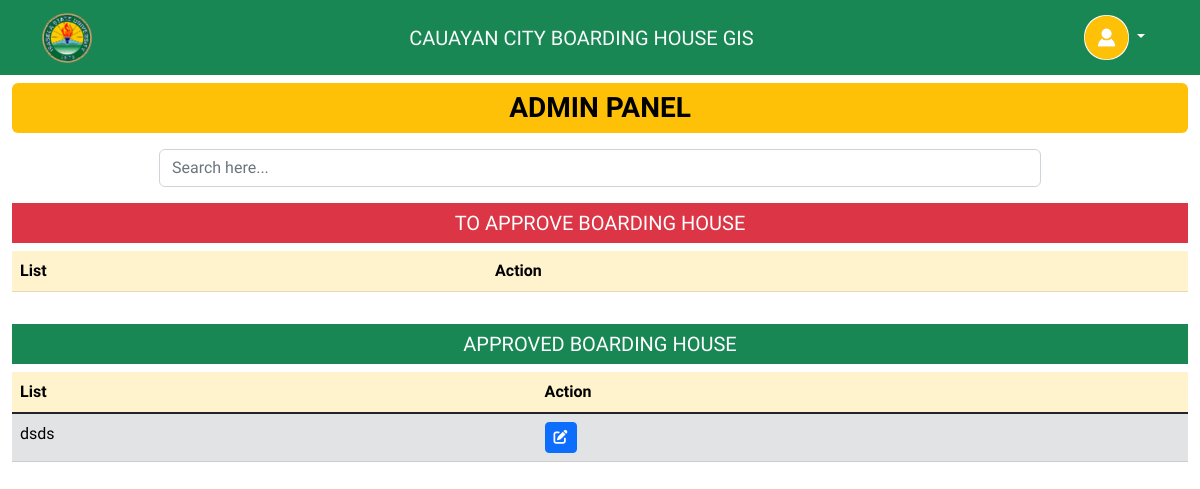
/admin-home (signed in), run on an earlier commit of the app's database.
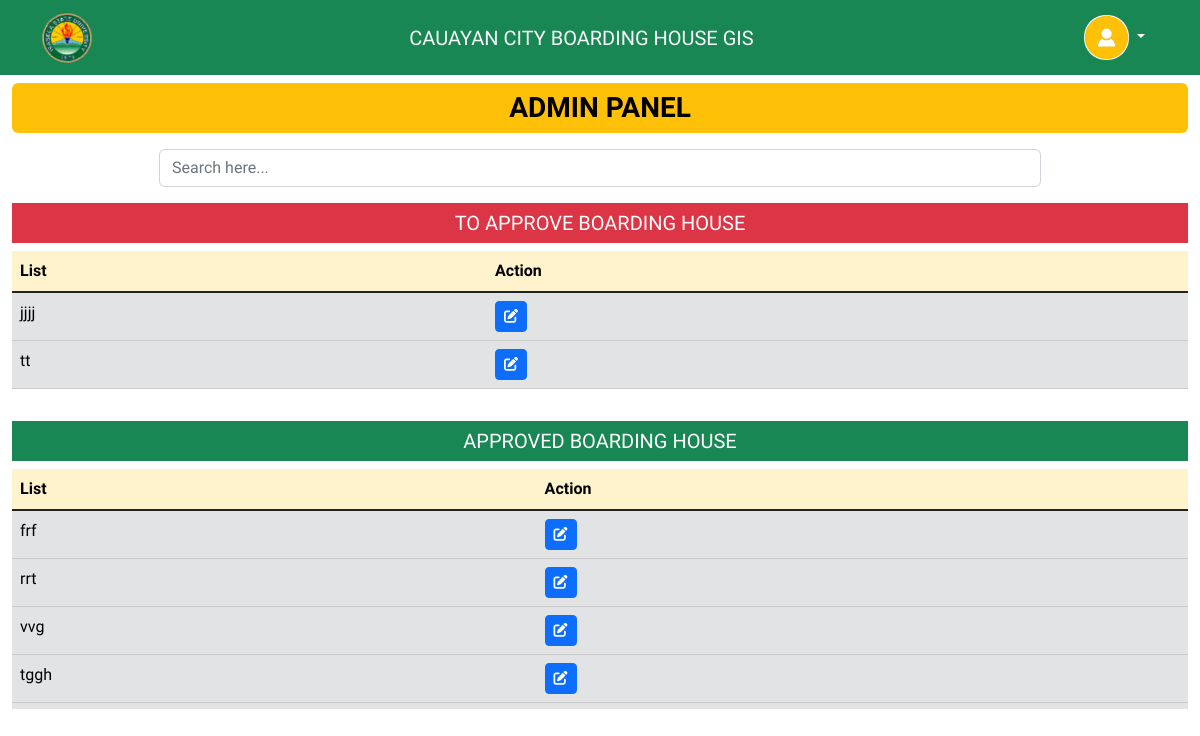
And on a later commit of the database.
### My_App/models.py (models this page shows, shortened)
class BoardingHouse(models.Model):
    owner = models.ForeignKey(User, on_delete=models.CASCADE)
    name = models.CharField(max_length=200)
    description = models.TextField(max_length=200)
    price = models.FloatField()
    phone = models.IntegerField(verbose_name='Contact Number')
    location = models.CharField(max_length=200)
    latitude = models.FloatField(verbose_name="Latitude", max_length=50, null=True, blank=True)
    longitude = models.FloatField(verbose_name="Longitude", max_length=50, null=True, blank=True)
    picture1 = models.FileField(upload_to='bh-images/', blank=True, null=True)
    picture2 = models.FileField(upload_to='bh-images/', blank=True, null=True)
    picture3 = models.FileField(upload_to='bh-images/', blank=True, null=True)
    picture4 = models.FileField(upload_to='bh-images/', blank=True, null=True)
    picture5 = models.FileField(upload_to='bh-images/', blank=True, null=True)
    admin_approval = models.BooleanField(max_length=200, default=False)
    updated = models.DateTimeField(auto_now=True)
    created = models.DateTimeField(auto_now_add=True)
    class Meta:
        ordering = ['-updated', '-created']

### My_App/decorators.py (the view)
    def wrapper_func_admin(request, *args, **kwargs):
        group = None
        if request.user.groups.exists():
            group = request.user.groups.all()[0].name
        if group == 'user':
            return redirect('home')
        if group == 'admin':
            return view_func(request, *args, **kwargs)

### My_App/views.py (called while the page is built)
@login_required(login_url='login')
@admin_only
def adminPage(request):
    boarding_houses = BoardingHouse.objects.all()
    context = {
        'boarding_houses': boarding_houses,
    }
    return render(request, 'admin-page.html', context)

### My_App/templates/admin-page.html (shortened to what this page needs)
{% extends 'base.html' %}
{% block content %}
<div class="container">
<h3 class="text-bg-warning text-center fw-bold rounded-2 py-2 my-2">ADMIN PANEL</h3>
<div class="w-75 mx-auto my-3">
    <input type="search" class="form-control" id="searchInput" placeholder="Search here...">
</div>
    <div class="w-100">
        <h5 class="text-bg-danger text-center py-2">TO APPROVE BOARDING HOUSE</h5>
        <div class="table-responsive overflow-auto mb-3" style="max-height: 30vh">
            <table class="table table-hover">
                <thead class="sticky-top">
                <tr class="table-warning">
                    <th scope="col">List</th>
                    <th scope="col">Action</th>
                </tr>
                </thead>
                <tbody id="searchValue1" class="table-group-divider">
                {% for bh in boarding_houses %}
                {% if bh.admin_approval == False %}
                <tr class="table-secondary">
                    <td>{{bh.name}}</td>
                    <td><a href="{% url 'admin-bh-detail' bh.id %}" class="btn btn-sm btn-primary"><i
                            class="fa-solid fa-pen-to-square"></i></a></td>
                </tr>
                {% endif %}
                {% endfor %}
                </tbody>
            </table>
        </div>
        <h5 class="text-bg-success text-center py-2">APPROVED BOARDING HOUSE</h5>
        <div class="table-responsive overflow-auto mb-3" style="max-height: 30vh">
            <table class="table table-hover">
                <thead class="sticky-top">
                <tr class="table-warning">
                    <th scope="col">List</th>
                    <th scope="col">Action</th>
                </tr>
                </thead>
                <tbody id="searchValue1" class="table-group-divider">
                {% for bh in boarding_houses %}
                {% if bh.admin_approval == True %}
                <tr class="table-secondary">
                    <td>{{bh.name}}</td>
                    <td><a href="{% url 'admin-bh-detail' bh.id %}" class="btn btn-sm btn-primary"><i
                            class="fa-solid fa-pen-to-square"></i></a></td>
                </tr>
                {% endif %}
                {% endfor %}
                </tbody>
            </table>
        </div>
    </div>
</div>
{% endblock %}

What changed in the data, as far as the page shows it:
no longer on this page (row unchanged): BoardingHouse: name "dsds", shown under "APPROVED BOARDING HOUSE"
added BoardingHouse: name "jjjj", shown under "TO APPROVE BOARDING HOUSE"
added BoardingHouse: name "tt", shown under "TO APPROVE BOARDING HOUSE"
added BoardingHouse: name "frf", shown under "APPROVED BOARDING HOUSE"
added BoardingHouse: name "rrt", shown under "APPROVED BOARDING HOUSE"
added BoardingHouse: name "vvg", shown under "APPROVED BOARDING HOUSE"
added BoardingHouse: name "tggh", shown under "APPROVED BOARDING HOUSE"
